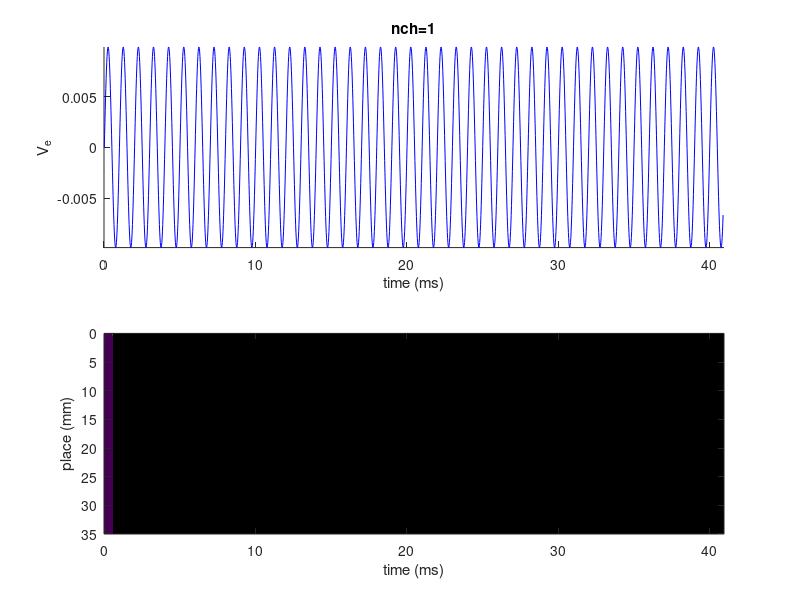

MATLAB code to generate this figure:
% tdm24c2.m - two-chamber time-domain model of cochlea
%
function tdm24c2
tdm_init(1,1);  % initialize model parameters & state (kHz,nch)
tdm_mech;       % prepare BM & fluid mechanical equations
tdm_step;       % step through time
tdm_show;       % plot saved variables
return
%==========================================================
%
% configure options, initialize model parameters and state
%
function tdm_init(ft,nch)
global pa cur sav
%
% specify mechanical parameters
pa=modpar24(nch);
fprintf('nch = %d\n',nch)
%
% specify timing parameters
pa.nstp = 20480;         % number of time steps per cycle
pa.ncyc = 1;             % number of cycles
pa.ntsw = 10;            % number of time steps between saves
pa.ntsf = 2048;          % number of time steps saved
pa.dt = 2e-6;            % time step (s)
%
% set numerical integration parameter
pa.nimp = 1;             % number of "improvements"
%
% initialize state
dof = 2;                 % degress of freedom
pa.ncp = pa.n * dof;     % number of BM variables
nsv = pa.ncp + pa.nmev;  % number of state variables
cur.d = zeros(nsv,1);    % displacement
cur.v = zeros(nsv,1);    % velocity
cur.stp = 0;
cur.cyc = 0;
cur.wnr = 0;
cur.pst = 0;
cur.ped = 0;
cur.vep = 0;
cur.stm = 0;
cur.qme = zeros(pa.nmev,1);
%
% initialize saved variables
nt = pa.ntsf;
nsv = length(pa.isv);
sav.vep = zeros(nt,1);
sav.ped = zeros(nt,1);
sav.pst = zeros(nt,1);
sav.dst = zeros(nt,1);
sav.d1 = zeros(nt,nsv);
sav.d2 = zeros(nt,nsv);
sav.hb = zeros(nt,pa.n);
%
% initialize stimulus & graphics
ts_init(1,2,ft);  % figure numbers, total time
return
%
%==========================================================
%
% prepare mechanics, set up equations of motion
%
function tdm_mech
midear  % middle-ear and coupler
cochlea % cochlear partition & fluid
neural  % neural transduction
return

function midear
global pa me
if (pa.nmev==1) % simplified middle-ear
    me.smek = (pa.kme / pa.mme) * pa.yw;
    me.smer = (pa.rme / pa.mme) * pa.yw;
    me.smes = 1;
    if (pa.stim==3) 
        pa.stim=2; 
        fprintf('moved earphone stimulus to eardrum\n')
    end
    me.ame = 0;
    me.pedm = 0;
    me.pedr = 0;
    me.pedk = 0;
    me.smem = (pa.n - 1) / pa.xl;
    return
end
nme=pa.nmev; % number of middle-ear components
% middle-ear-component indices
iep=1; % earphone diaphragm
ied=2; % eardrum (non-propagating motion)
ima=3; % malleus
ist=4; %s stapes
% middle-ear area
me.ame(iep)=pa.adi;
me.ame(ied)=pa.acp;
me.ame(ima)=pa.ama;
me.ame(ist)=pa.ast;
% middle-ear useful constructs
cep = 0.1 * (pa.bl / pa.rvc);
rep = 1e-9 * ((pa.bl * pa.bl) / pa.rvc);
ace = pa.acp / pa.aed;
adc = pa.adi / pa.acp;
aec = pa.aed / pa.acp;
amc = pa.ama / pa.acp;
amx = pa.ama / pa.aed;
gme = pa.gmel;
ma = pa.mcp;
ra = pa.rcp + pa.rfz;
rb = pa.rcp * adc;
ka = pa.kcp;
kb = pa.kcp * adc;
% set all middle-ear vaiables to zero
me.pedm=zeros(nme,1); me.pedr=zeros(nme,1); me.pedk=zeros(nme,1); 
me.smes=zeros(nme,1);
me.smem=zeros(nme,nme); me.smer=zeros(nme,nme); me.smek=zeros(nme,nme);
% set middle-ear mass
me.smem(iep,iep) = pa.mdi;
me.smem(ied,ied) = ace * pa.med + aec * ma;
me.smem(ied,ima)= amx * pa.med;
me.smem(ima,ied) = amc * ma;
me.smem(ima,ima) = pa.mma;
me.smem(ist,ist) = pa.mst;
% set middle-ear damping
me.smer(iep,iep) = pa.rdi + rep + pa.rcp * adc^2;
me.smer(iep,ied) = -pa.rcp * adc;
me.smer(ied,iep) = -aec * rb;
me.smer(ied,ied) = ace * pa.red + aec * ra;
me.smer(ied,ima) = -amx * pa.red;
me.smer(ima,iep) = -amc * rb;
me.smer(ima,ied) = amc * ra;
me.smer(ima,ima) = pa.rma +  gme^2 * pa.rim;
me.smer(ima,ist) = -gme * pa.rim;
me.smer(ist,ima) = -gme * pa.rim;
me.smer(ist,ist) = pa.rst + pa.rim;
% set middle-ear stiffness
me.smek(iep,iep) = pa.kdi + adc^2 * pa.kcp;
me.smek(iep,ied) = -adc * pa.kcp;
me.smek(ied,iep) = -aec * kb;
me.smek(ied,ied) = ace * pa.ked + aec * ka;
me.smek(ied,ima) = -amx * pa.ked;
me.smek(ima,iep) = -amc * kb;
me.smek(ima,ied) = amc * ka;
me.smek(ima,ima) = pa.kma +  gme^2 * pa.kim;
me.smek(ima,ist) = -(gme * pa.kim);
me.smek(ist,ima) = -(gme * pa.kim);
me.smek(ist,ist) = pa.kst + pa.kim;
% divde sme by ame
me.smem=me.smem./me.ame;
me.smer=me.smer./me.ame;
me.smek=me.smek./me.ame;
% invert mass matrix (smem)
a = me.smem(ied,ied);
b = me.smem(ied,ima);
c = me.smem(ima,ied);
d = me.smem(ima,ima);
det = a * d - b * c;
if (det < 1e-9) % ill-conditioned ?
    error('bad middle-ear paramters');
end
me.smem(iep,iep) = 1  / me.smem(iep,iep);
me.smem(ied,ied) = d / det;
me.smem(ied,ima) = -b / det;
me.smem(ima,ied) = -c / det;
me.smem(ima,ima) = a / det;
me.smem(ist,ist) = 1  / me.smem(ist,ist);
% apply stimulus
if (pa.stim==3)     % --> earphone
    me.smes(iep) = (cep / pa.adi);
elseif (pa.stim==2) % -->  eardrum
    me.smes(ied) = 1;
    me.smes(ima) = 1;
end
me.smes = me.smes * pa.mestgn;
me.peds = 0;
me.pedm(ied) = (pa.med / pa.aed) * (pa.acp / pa.aed);
me.pedm(ima) = -(pa.med / pa.aed) * (pa.ama / pa.aed);
me.pedr(ied) = (pa.red / pa.aed) * (pa.acp / pa.aed);
me.pedr(ima) = -(pa.red / pa.aed) * (pa.ama / pa.aed);
me.pedk(ied) = (pa.ked / pa.aed) * (pa.acp / pa.aed);
me.pedk(ima) = -(pa.ked / pa.aed) * (pa.ama / pa.aed);
% stapes boundary condition
dx = pa.xl / (pa.n - 1);
astom = me.ame(ist) * me.smem(ist,ist);
me.alfx = ((4 * pa.rho * dx) / pa.aco) * astom;
return

function cochlea
global pa aa bb bm
n = pa.n;
m = pa.m;
nm = n * m;
%
% setup m-chamber fluid equations
a1=zeros(nm,1);a2=zeros(nm,1);a3=zeros(nm,1);
bm = imped(pa);
kk = 2:(n-1);
dx = pa.xl / (n - 1);                % radial slice thickness
ar = bm.bw * dx * 2;                 % BM area
ap = bm.m1 .* bm.ac / (pa.rho * dx); % BM/fluid mass-ratio
a2(1) = 1;                           % basal BC:  p(1)=q(1)
a1(kk) = -ap(kk);                    % left of diagonal
a3(kk) = -ap(kk+1);                  % right of diagonal
a2(kk) = ar(kk)+ap(kk)+ap(kk+1);     % diagonal element
a1(n) = -1;                          % apical BC: p(n)-p(n-1)=q(n)
a2(n) = 1;
%
% format matrix A
aa=xpnd_a(a1,a2,a3,m,n);
%
%  prepare for computation of radial acceleration
ra = -bm.ac./((2*pa.rho*dx)*(bm.bw*dx));
% format matrix B
bb=xpnd_b(ra,m,n);
return

function neural
return

%-------------------------------------------

function aa=xpnd_a(a1,a2,a3,m,n)
nm=n*m;
a1x=zeros(nm,1);
a2x=zeros(nm,1);
a3x=zeros(nm,1);
for k=1:n
    kk = (k - 1) * m;
    a1x(kk+1)=a1(k);
    a2x(kk+1)=a2(k);
    a3x(kk+1)=a3(k);
    for j=2:m
        a2x(kk+j)=1;
    end
end
% format as sparse 3m-diagonal matrix
a1 = [a1x((m+1):nm);zeros(m,1)];
a2 = a2x;
a3 = [zeros(m,1);a3x(1:(nm-m))];
aa = spdiags([a1 a2 a3],[-m 0 m],nm,nm);
if (m>1)
    for k=2:n
        for j=2:m
            kk = k*m;
            aa(kk,kk-(j-1))=1;
        end
    end
end
return

function bb=xpnd_b(ra,m,n)
kk=2:(n-1);
b1=zeros(size(ra));b3=zeros(size(ra));
b1(kk) = ra(kk-1);
b3(kk) = ra(kk+1);
b2 = -(b1+b3);
b2(1) = -b3(1); % base
b2(n) = -b1(1); % apex
nm=n*m;
b1x=zeros(nm,1);
b2x=zeros(nm,1);
b3x=zeros(nm,1);
for k=1:n
    kk = (k - 1) * m;
    b1x(kk+1)=b1(k);
    b2x(kk+1)=b2(k);
    b3x(kk+1)=b3(k);
end
% format as sparse 3m-diagonal matrix
ra = [b1x((m+1):nm);zeros(m,1)];
b2 = b2x;
b3 = [zeros(m,1);b3x(1:(nm-m))];
bb = spdiags([ra b2 b3],[-m 0 m],nm,nm);
return

function qx=xpnd_q(qst,s1,m,n)
global bm
qx=zeros(n*m,1);
q = s1 .* (bm.bw .* bm.ac);
q(1) = qst; % basal  BC: p=q(1)
q(n) = 0;   % apical BC: p(n)-p(n-1)=q(n)
if (m==1)
    qx = q;
elseif (m==2)
    i2 = (1:n)*2;
    i1 = i2-1;
    qx(i1) = q;
    qx(i2) = q;
end
return

function p=fold_p(px,m,n)
if (m==1)
    p=px;
elseif (m==2)
    i2=(1:n)*2;
    i1=i2-1;
    p=px(i1)-px(i2); % (ST-SV) pressure difference 
end
return

%-------------------------------------------
%
% step through time
%
function tdm_step
global pa cur nxt
nxt = applst(cur);                 % apply stimulus to initial state
while (cur.cyc < pa.ncyc)
    savest;                        % save current state
    nxt = inctim(cur,nxt,pa.nstp); % increment time to next step
  	cur_a = accel(cur);            % get current acceleration
  	update(cur_a, cur_a);          % integrate to next step
    nxt = applst(nxt);             % apply stimulus to next state
  	for imp=1:pa.nimp              % improve integration?
		nxt_a = accel(nxt);        % get next acceleration
     	update(cur_a,nxt_a);       % integrate state to next step
  	end
	cur=nxt;                       % make next state current
end
return
%-------------------------------------------
%
% plot saved variables
%
function tdm_show
plot_ts; % time-step plot (summary)
plot_sv; % saved-variables plot
return

%==========================================================

% distribute micromechanical properties over x
function bm=imped(pa)
n = pa.n;
dx = pa.xl / (n - 1);
x = (0:(n - 1))' * dx;
q = x .^ 2;
bm.k1 = pa.k1o * exp(pa.k1e * x + pa.k1q * q);
bm.r1 = pa.r1o * exp(pa.r1e * x + pa.r1q * q);
bm.m1 = pa.m1o * exp(pa.m1e * x + pa.m1q * q);
bm.k2 = pa.k2o * exp(pa.k2e * x + pa.k2q * q);
bm.r2 = pa.r2o * exp(pa.r2e * x + pa.r2q * q);
bm.m2 = pa.m2o * exp(pa.m2e * x + pa.m2q * q);
bm.k3 = pa.k3o * exp(pa.k3e * x + pa.k3q * q);
bm.r3 = pa.r3o * exp(pa.r3e * x + pa.r3q * q);
bm.k4 = pa.k4o * exp(pa.k4e * x + pa.k4q * q);
bm.r4 = pa.r4o * exp(pa.r4e * x + pa.r4q * q);
bm.gh = pa.gpo * exp(pa.gpe * x + pa.gpq * q);
bm.ac = pa.aco * exp(pa.ace * x + pa.acq * q);
bm.bw = pa.bwo * exp(pa.bwe * x + pa.bwq * q);
% apical BC
ihe=n;
bm.k1(ihe) = pa.khe;
bm.r1(ihe) = pa.rhe;
bm.m1(ihe) = pa.mhe;
bm.k2(ihe) = 0;
bm.r2(ihe) = 0;
bm.m2(ihe) = 0;
bm.k3(ihe) = 0;
bm.r3(ihe) = 0;
bm.k4(ihe) = 0;
bm.r4(ihe) = 0;
return

% increment time
function nxt=inctim(cur,nxt,nstp)
nxt.stp = cur.stp + 1;
nxt.cyc = cur.cyc;
if (nxt.stp >= nstp)
   nxt.stp = nxt.stp - nstp;
   nxt.cyc = nxt.cyc + 1;
end
return
%-------------------------------------------

% apply stimulus to given state
function st=applst(st)
global pa stmwav
stm = stmwav(st.stp+1);
switch (pa.stim)
    case 1, st.pst=stm;
    case 2, st.pst=stm;
    case 3, st.vep=stm;
end
st.stm=stm;
st.qme(pa.stim)=stm;
return

%-------------------------------------------
% determine acceleration given state
function a=accel(st)
global pa cur aa bm bb me
a = zeros(size(st.d));
stm = st.stm;
% ME pressure
nme = pa.nmev;
ime = pa.ncp + (1:nme);
d0 = st.d(ime);
v0 = st.v(ime);
s0 = (me.smek * d0 + me.smer * v0) - stm * me.smes;
ist = nme;  % stapes index
% BM pressure
m = pa.m;
n = pa.n;
i1 = 1:n;
i2 = (n+1):(2*n);
d1 = st.d(i1);
v1 = st.v(i1);
d2 = st.d(i2);
v2 = st.v(i2);
% mmeq = 1
d3 = bm.gh .* d1 - d2;
v3 = bm.gh .* v1 - v2;
s4 = -(bm.k4 .* d3 + bm.r4 .* v3) * pa.gam;
s3 = -(bm.k3 .* d3 + bm.r3 .* v3);
s2 = -(bm.k2 .* d2 + bm.r2 .* v2) - s3;
s1 = -(bm.k1 .* d1 + bm.r1 .* v1) + s3 - s4;
% fluid pressure
if (pa.stim==1) % stapes pressure stimulus
    qst = stm;
else           % compute force on stapes
    prw = (pa.rrw * v0(ist) + pa.krw * d0(ist)) * me.ame(ist);
    qst = s0(ist) + prw;
end
if (pa.n>1)
    pp = press(qst,s1,aa,m,n); % whole cochlea
else
    rco = pa.rco * me.ame(ist);
    pp = qst + rco * v0(ist);  % cochlear input impedance only
end
% ME acceleration
if (nme==1)
    %s0 = -pp(1+m);
end
a0 = -me.smem * (pp(1) + s0(ist) + prw);
% update eardrum pressure, if not specified
if (pa.stim~=2)
    cur.ped = me.pedm .* a0 + me.pedr .* v0 + me.pedk .* d0;
end
a(ime)=a0; % return middle-ear acceleration
% cochlea acceleration
bbpp = fold_p(bb * pp,m,n);
a(i1) = bbpp;
a(i2) = s2 ./ bm.m2;
% current pressure
cur.pst = pp(1);
return
%-------------------------------------------
% integrate state to next time step
function update(cur_a, nxt_a)
global pa cur nxt
dt2 = pa.dt / 2;
nxt.v = cur.v + (cur_a + nxt_a) * dt2;
nxt.d = cur.d + (cur.v + nxt.v) * dt2;
return

% save data from current state
function savest
global pa cur sav
istp = cur.stp;
nw=pa.ntsw;
kw=mod(istp,nw);
if (kw == 0)
   i = 1 + mod(round(istp / pa.ntsw), pa.ntsf);
   n = pa.n;
   sav.vep(i) = cur.vep;
   sav.ped(i) = cur.stm;
   sav.pst(i) = cur.pst;
   sav.d1(i,:) = cur.d(pa.isv);
   sav.d2(i,:) = cur.d(pa.isv+n);
   sav.hb(i,:) = cur.d(1:n);
   % time-step display
   plot_ts(i); 
end
return

%==========================================================
%
% solve fluid equations
function p=press(qst,s1,aa,m,n)
q=xpnd_q(qst,s1,m,n);
p = aa \ q;
return

%==========================================================

% initialize time-step + saved-state displays
function ts_init(tsfig,svfig,ft)
global pa
pa.tsdsp = tsfig;           % time-step figure number
pa.svdsp = svfig;           % saved-variables figure number
pa.styp = ft;               % stimulus type
[tt,smn,smx]=stim_init(ft); % initialize stimulus
plot_ts(tt,smn,smx);        % initialize time-step plot
return

function [tt,smn,smx]=stim_init(ft)
global pa stmwav
dt=2e-5; % 20 usec
nn=round(pa.nstp*pa.dt/dt);
tt=nn*dt*1000;
nt=pa.nstp;
if (ft) % tone stimulus
    yy=sin(2*pi*ft*linspace(0,tt,pa.nstp));
else      % chirp chirp stimulus
    n1=1+round(0.001/dt);
    n2=1+round(0.002/dt);
    yy=short_chirp(nn,n1,n2,nt);
end
stmwav=yy/rms(yy)/sqrt(length(yy));
smn=min(stmwav);
smx=max(stmwav);
return

% time-step plot
function plot_ts(tt,smn,smx)
global pa sav cur
if (~pa.tsdsp) return; end
figure(pa.tsdsp)
if (nargin>1)      % initialize
    clf
    subplot(2,1,1)
    sav.tsxy=[0 tt smn smx];
    axis(sav.tsxy);
    title(sprintf('nch=%d',pa.m))
    xlabel('time (ms)')
    switch(pa.stim)
        case 1, ylab='P_s';
        case 2, ylab='P_e';
        case 3, ylab='V_e';
    end
    xlabel('time (ms)')
    ylabel(ylab)
elseif (nargin==1) % time-step plot
    dspint=4;
    i=tt;
    if (mod(i-1,dspint)) return; end
    subplot(2,1,1)
    if (i>dspint)
        kk=(i-dspint):i;
        switch(pa.stim)
        case 1, dsp=sav.pst(kk);
        case 2, dsp=sav.ped(kk);
        case 3, dsp=sav.vep(kk);
        end
        xx=kk*pa.ntsw*(pa.dt*1000);
        yy=dsp;
        hold on
        plot(xx,yy,'b')
    end
    subplot(2,1,2)
    n = pa.n;
    ii = 2:(n-2); % avoid plotting endpoints
    dx = 10 * pa.xl / (n - 1);
    x = (ii-1)' * dx;
    y=cur.d(ii);
    ymx=max(max(abs(y)),1e-9);
    plot(x,y);
    ylim([-ymx ymx])
    xlabel('place (mm)')
    drawnow;
else               % summary plot
    subplot(2,1,2)
    kk=pa.n:-1:1;
    hb=sav.hb(:,kk)';
    xc=[0 pa.ntsf*pa.dt*pa.ntsw*1000];
    yc=[pa.xl*10 0];
    imagesc(xc,yc,hb)
    xlabel('time (ms)')
    ylabel('place (mm)')
end
return

% saved-variables plot
function plot_sv
global pa
if (~pa.svdsp) return; end       % check figure number
fig=pa.svdsp;
if (~pa.styp) plot_click(fig);...  % plot click response
else          plot_tone(fig); end; % plot tone response
return

% plot click response
function plot_click(fig)
plot_tc(fig)
return

% plot displacement tuning curves
function plot_tc(fig)
global pa sav
nsv=length(pa.isv);
spl=zeros(pa.ntsf/2,nsv);
bf=zeros(1,nsv);
qe=zeros(1,nsv);
ii=1:(pa.ntsf/2);
dsp_ref = 140;  % dB re 1 nm displacement
stm_ref =  30;  % rms stimulus level (dB SPL)
thr_ref = dsp_ref - stm_ref; % threshold reference
for i=1:nsv
    [f,d1,d2,pe]=fetch_sav(i,pa,sav);
    dh = (d1 - d2);
    thr = dbmag(dh(ii)./pe(ii)) + thr_ref;
    spl(:,i)=pa.hbt-thr;
    [bfi,qei]=find_bf(f,thr);
    bf(i)=bfi;
    qe(i)=qei;
end
fprintf('BF =');fprintf(' %5.2f',bf);fprintf('\n');
fprintf('Qe =');fprintf(' %5.2f',qe);fprintf('\n');
% recompute saved places
f1=0.05;
i1=1+round(f2p(f1,0.2,0.021,0.99,pa.n));
isv=[i1 pa.isv 1];
fsv=[f1 bf 20];
isv=round(interp1(log(fsv),isv,log(0.5*2.^(-1:5))));
fprintf('isv=[');fprintf(' %d',isv);fprintf('];\n');
% plot HB threshold tuning curves
figure(fig);clf
subplot(2,1,1)
reset_color_index;
semilogx(f,spl); hold on
flst=bf*1000;
if (exist('tc_f.m','file'))
    [f,spl]=tc_f(flst);
    spl=adj_thr_f(flst,spl,0);
    reset_color_index;
    semilogx(f,spl,'--')
    title('neural threshold frequency-tuning curves (EPL,man)')
else
    title('HB iso-displacement frequency-tuning curves')
end
hold off
axis([0.1 20 0 90])
ylabel('SPL (dB)')
text(10,5,'cel23')
% estimate isv for flst
subplot(2,1,2)
xl=pa.xl*10;
xmod=xl*(pa.isv-1)/(pa.n-1);
fmod=bf;
xman=linspace(0,xl,256);
fman=p2f(xman,0.2,0.021,0.99,xl); % man
semilogx(fmod,xmod,'ro',fman,xman,'b')
xlabel('frequency (kHz)')
ylabel('place (mm)')
legend('model','man')
text(0.2,xl/10,sprintf('nch=%d',pa.m))
axis([0.1 20 0 xl])
return

% plot click response
function plot_tone(fig)
return

%----------------------------------------------------------

function reset_color_index
if (~isoctave)
    ax=gca();
    set(ax,'ColorOrderIndex',1);
end
return

function o = isoctave
o = exist('OCTAVE_VERSION', 'builtin');
return

function spl=adj_thr_f(flst,spl,disp)
map=[18.2 9.7 8.8 15.0 12.3 19.1 59.1];
nf=length(flst);
for k=1:nf
    kk=round(log2(flst(k)/125));
    if (disp)
        mx=min(abs(20*log10(spl(:,k))));
        ad=mx-map(kk);
        spl(:,k)=spl(:,k)*10^(ad/20);
    elseif (isnan(kk)||(kk<1)||(kk>nf))
        spl(:,k)=0;
    else
        mx=min(spl(:,k));
        ad=mx-map(kk);
        spl(:,k)=spl(:,k)-ad;
    end
end
return

%==========================================================

function [f,d1,d2,pe,ps]=fetch_sav(i,pa,sav)
n = pa.ntsf;
f = (0:((n/2) - 1))' / (1000 * pa.dt * pa.ntsw * n);
d1 = fft(sav.d1(:,i));
d2 = fft(sav.d2(:,i));
ps = fft(sav.pst);
pe = fft(sav.ped);
return;

function [bf,qe]=find_bf(f,thr)
[mm,mi]=max(thr);
bf=f(mi);
qe=bf/trapz(f,10.^((thr-mm)/10));
return;

function y=dbmag(x)
y=20*log10(abs(max(x,eps)));
return

function x=short_chirp(nn,n1,n2,nt)
nf=nn/2+1;
mg=1;
ph=0;
X=zeros(nf,1);
for k=1:nf
    X(k)=mg*exp(-1i*ph);
    dp=(2*pi)*(n1+(k/nf)*(n2-n1))/nn;
    ph=ph+dp;
end
X=[X;zeros((nt-nn)/2,1)];
x=ffs(X);
x=x-x(1);
return

% ffs - fast Fourier synthesize real signal
% usage: h=ffs(H)
% H - transfer function
% h - impulse response
function h=ffs(H)
m=length(H);
n=2*(m-1);
H(1,:)=real(H(1,:));
H(m,:)=real(H(m,:));
H((m+1):n,:)=conj(H((m-1):-1:2,:));
h=real(ifft(H));
return

function a=rms(x)
% function a=rms(x)
% x = input signal
% a = rms (root-mean-squared) amplitude of x
a=sqrt(mean(x.^2));
return

%==========================================================
%
function pa=modpar24(nch)
pa=modpar24c2;
pa.m = nch;
return

function pa=modpar24c2
pa.chsz=[1 1];                 % two-chamber sizes
% CEL23 parameters --------------------------------------------
pa.gam = 1;                    % NDR multiplier
pa.n = 1401;                   % number of points along BM
pa.xl = 3.5;                   % scala length
pa.yw = 0.1;                   % scala width
pa.zh = 0.1;                   % scala height
pa.rho = 1;                    % fluid density
pa.bwo = 0.05;                 % BM width at base
pa.bwe = 0;                    % BM width taper
pa.isv=[1185 1046 838 657 489 307 121]; % BM locations to save
pa.hbt=-6; pa.xp=1;
pa.khe=0.0001; pa.rhe=0.0001; pa.mhe=0.01; % err=23.21 23.21
% middle-ear parameters
pa.nmev = 1; % middle-ear components [4=complete]
pa.acp=0.5; pa.adi=0.2; pa.aed=0.33; pa.ama=0.35; pa.ast=0.01;
pa.bl=5.4e+06; pa.rvc=200; pa.mestgn=1; pa.stim=3;
pa.mcp=0.0002; pa.rcp=0.1; pa.kcp=2200; pa.rfz=1;
pa.mdi=0.005; pa.rdi=100; pa.kdi=7.7e+06;
pa.med=0.0001; pa.red=3.2; pa.ked=3.1e+04;
pa.mma=0.017; pa.rma=80; pa.kma=3e5;
pa.rim=400; pa.kim=5e6; pa.gmel=0.5;
pa.mst=0.017; pa.rst=80; pa.kst=3e5;
pa.mco=30; pa.rco=1.2e6; pa.rrw=2e5; pa.krw=5e7;
pa.mrw=5e-3; pa.rrw=20; pa.krw=1.5e5; pa.arw=0.0625;
pa.kme=0.01476; pa.rme=400.27; pa.mme=0.010887; % err=184.3 184.3
% ---- parfit ----
pa.k1o=7.31986e+07;
pa.r1o=32.3202;
pa.m1o=0.00214215;
pa.k2o=3.45465e+07;
pa.r2o=9.94087;
pa.m2o=0.00297927;
pa.k3o=7.30666e+07;
pa.r3o=0.127682;
pa.k4o=1.70562e+07;
pa.r4o=0;
pa.gpo=0.987832;
pa.aco=0.00992988;
pa.bwo=0.0495006;
pa.k1e=-1.0888;
pa.r1e=0.4234;
pa.m1e=0.6531;
pa.k2e=-2.8978;
pa.r2e=2.2038;
pa.m2e=-0.1484;
pa.k3e=-5.4991;
pa.r3e=1.9980;
pa.k4e=0.0148;
pa.r4e=0.0000;
pa.gpe=-0.0012;
pa.ace=-0.1000;
pa.bwe=0.1000;
pa.k1q=-0.328961;
pa.r1q=-0.251789;
pa.m1q=-0.212382;
pa.k2q=-0.195127;
pa.r2q=-0.975343;
pa.m2q=0.323923;
pa.k3q=1.096276;
pa.r3q=-0.027639;
pa.k4q=-0.656912;
pa.r4q=0.000000;
pa.gpq=-0.000812;
pa.acq=0.000000;
pa.bwq=0.000000;
pa.hbt=6.0362;
return
